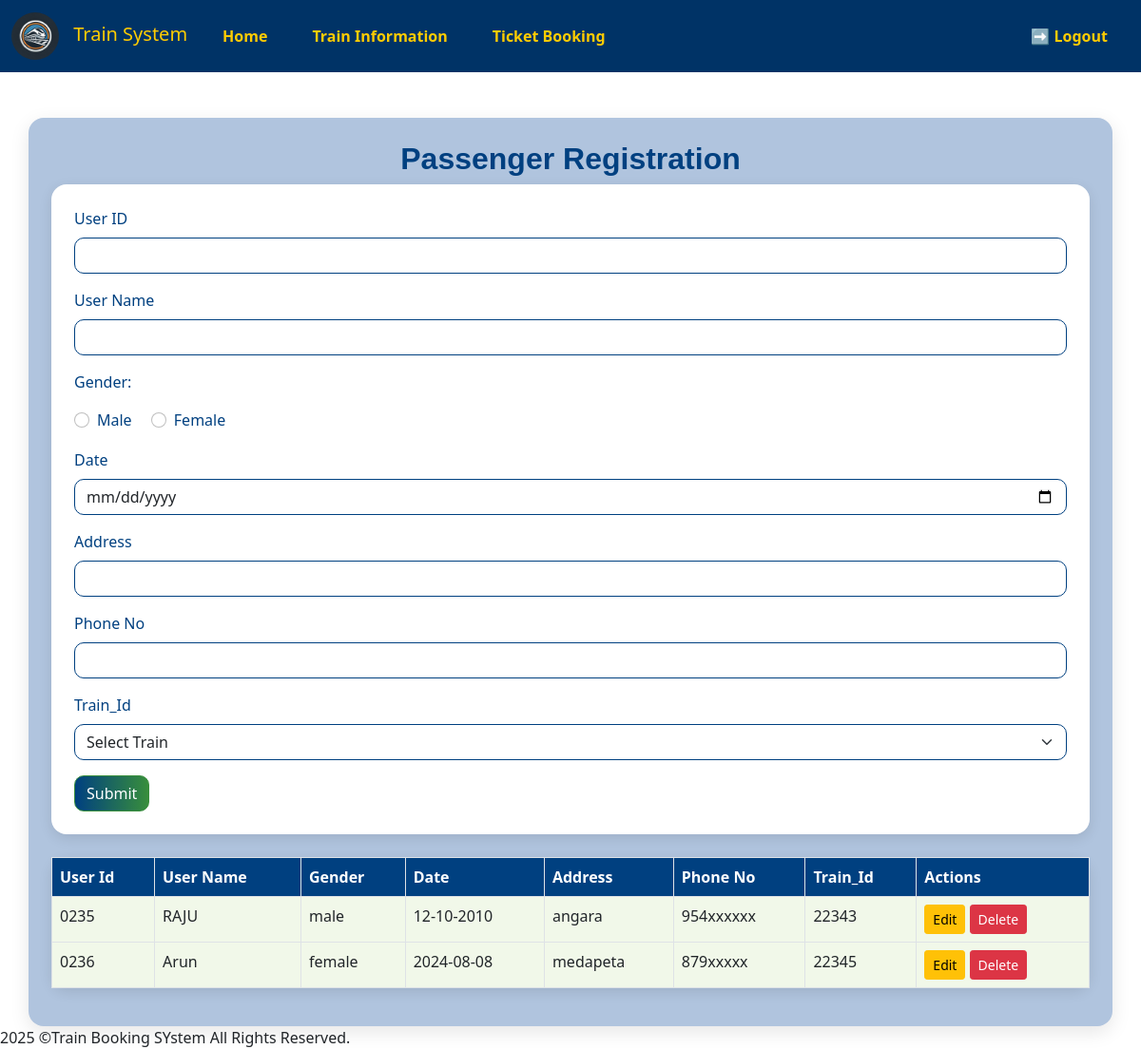
The page /modules/office/ticket.php (signed in) on the database its author committed.
### tables this page shows
CREATE TABLE `tblreigstration` (
  `userid` varchar(225) NOT NULL,
  `username` varchar(50) NOT NULL,
  `gender` varchar(50) NOT NULL,
  `whenis`varchar(12) NOT NULL,
  `addressis` varchar(50) NOT NULL,
  `phoneno` varchar(50) NOT NULL,
  `Trainid` varchar(10) NOT NULL
);

### modules/office/ticket.php (called while the page is built, shortened)
<?php
include '../../includes/common.php';
$Ticket = $officeHandler->readTicket();
include 'views/vw_ticket.php';
?>

### includes/db_handler.php (called while the page is built, shortened)
<?php
class Connection {
    public function __construct() {
        $this->conn = new mysqli(DB_SERVER, DB_USER, DB_PASSWORD, DB_NAME);
    }
}
?>

### includes/common.php (called while the page is built, shortened)
<?php
include(__DIR__ ."/db_handler.php");
include_once 'office_handler.php';
$officeHandler = new OfficeHandler();
?>

### includes/office_handler.php (called while the page is built, shortened)
<?php
include_once 'db_handler.php';
class OfficeHandler extends Connection {
public function readTicket() {
    $sql = "SELECT * FROM tblreigstration";
    $result = $this->conn->query($sql);
    return $result->fetch_all(MYSQLI_ASSOC);
}
}
?>

### modules/office/views/vw_ticket.php (the view, shortened to what this page needs)
<?php
include("../../includes/head.php");
include '../../includes/menubar.php';
?>
<div class="container mt-5 p-4" style="background-color: #b0c4de; border-radius: 16px; box-shadow: 0 6px 20px rgba(0, 0, 0, 0.1);">
    <h2 class="text-center" style="color: #004080; font-weight: 600; font-family: 'Poppins', sans-serif;">Passenger Registration</h2>
    <form id="TicketForm" method="post" action="ticket.php" class="mb-3 p-4" style="background-color: #ffffff; border-radius: 16px; box-shadow: 0px 4px 14px rgba(0, 0, 0, 0.1);">
        <div class="mb-3">
            <label for="userid" class="form-label" style="color: #004080; font-weight: 500;">User ID</label>
            <input type="text" class="form-control" id="userid" name="userid" required style="border-radius: 10px; border: 1px solid #004080;">
        </div>
        <div class="mb-3">
            <label for="username" class="form-label" style="color: #004080; font-weight: 500;">User Name</label>
            <input type="text" class="form-control" id="username" name="username" required style="border-radius: 10px; border: 1px solid #004080;">
        </div>
        <div class="mb-3">
            <p style="color: #004080; font-weight: 500;">Gender:</p>
            <div class="form-check form-check-inline">
                <input type="radio" class="form-check-input" id="male" name="gender" value="male" required>
                <label class="form-check-label" for="male" style="color: #004080;">Male</label>
            </div>
            <div class="form-check form-check-inline">
                <input type="radio" class="form-check-input" id="female" name="gender" value="female" required>
                <label class="form-check-label" for="female" style="color: #004080;">Female</label>
            </div>
        </div>
        <div class="mb-3">
            <label for="whenis" class="form-label" style="color: #004080; font-weight: 500;">Date</label>
            <input type="date" class="form-control" id="whenis" name="whenis" required style="border-radius: 10px; border: 1px solid #004080;">
        </div>
        <div class="mb-3">
            <label for="addressis" class="form-label" style="color: #004080; font-weight: 500;">Address</label>
            <input type="text" class="form-control" id="addressis" name="addressis" required style="border-radius: 10px; border: 1px solid #004080;">
        </div>
        <div class="mb-3">
            <label for="phoneno" class="form-label" style="color: #004080; font-weight: 500;">Phone No</label>
            <input type="text" class="form-control" id="phoneno" name="phoneno" required style="border-radius: 10px; border: 1px solid #004080;">
        </div>
        <div class="mb-3">
            <label for="Trainid" class="form-label" style="color: #004080; font-weight: 500;">Train_Id</label>
            <select class="form-select" id="Trainid" name="Trainid" required style="border-radius: 10px; border: 1px solid #004080;">
                <option value="">Select Train</option>
            </select>
        </div>
        <button type="submit" class="btn btn-primary" style="background: linear-gradient(90deg, #004080, #388e3c); border-color: #388e3c; border-radius: 10px;">Submit</button>
    </form>
    <table class="table table-bordered mt-4" style="background-color: #ffffff; border-radius: 16px; box-shadow: 0px 4px 14px rgba(0, 0, 0, 0.1);">
        <thead style="background-color: #004080; color: white;">
            <tr>
                <th>User Id</th>
                <th>User Name</th>
                <th>Gender</th>
                <th>Date</th>
                <th>Address</th>
                <th>Phone No</th>
                <th>Train_Id</th>
                <th>Actions</th>
            </tr>
        </thead>
        <tbody>
            <?php foreach ($Ticket as $Ticket): ?>
                <tr style="background-color: #f1f8e9;">
                    <td><?php echo $Ticket['userid']; ?></td>
                    <td><?php echo $Ticket['username']; ?></td>
                    <td><?php echo $Ticket['gender']; ?></td>
                    <td><?php echo $Ticket['whenis']; ?></td>
                    <td><?php echo $Ticket['addressis']; ?></td>
                    <td><?php echo $Ticket['phoneno']; ?></td>
                    <td><?php echo $Ticket['Trainid']; ?></td>
                    <td>
                        <button class="btn btn-sm btn-warning edit-btn" data-userid="<?php echo $Ticket['userid']; ?>">Edit</button>
                        <form method="post" action="Ticket.php" style="display:inline;">
                            <button type="submit" class="btn btn-sm btn-danger">Delete</button>
                        </form>
                    </td>
                </tr>
            <?php endforeach; ?>
        </tbody>
    </table>
</div>
<?php
include '../../includes/footerjs.php';
?>
</body>
</html>

### rows shown on the page
tblreigstration: userid "0235", username "RAJU", gender "male", whenis "12-10-2010", addressis "angara", phoneno "954xxxxxx", Trainid "22343"
tblreigstration: userid "0236", username "Arun", gender "female", whenis "2024-08-08", addressis "medapeta", phoneno "879xxxxx", Trainid "22345"
